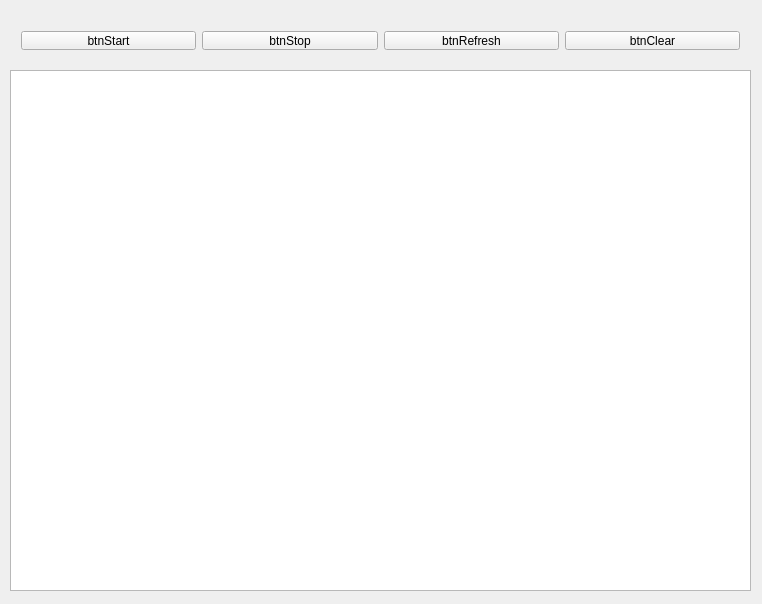
<?xml version="1.0" encoding="UTF-8"?>
<ui version="4.0">
 <class>ProcMonWindowClass</class>
 <widget class="QWidget" name="ProcMonWindowClass">
  <property name="geometry">
   <rect>
    <x>0</x>
    <y>0</y>
    <width>762</width>
    <height>604</height>
   </rect>
  </property>
  <property name="windowTitle">
   <string>ProcMonWindow</string>
  </property>
  <widget class="QTableView" name="ProcMon_TableView">
   <property name="geometry">
    <rect>
     <x>10</x>
     <y>70</y>
     <width>741</width>
     <height>521</height>
    </rect>
   </property>
   <property name="minimumSize">
    <size>
     <width>741</width>
     <height>521</height>
    </size>
   </property>
   <property name="maximumSize">
    <size>
     <width>741</width>
     <height>521</height>
    </size>
   </property>
  </widget>
  <widget class="QWidget" name="layoutWidget">
   <property name="geometry">
    <rect>
     <x>10</x>
     <y>20</y>
     <width>741</width>
     <height>41</height>
    </rect>
   </property>
   <layout class="QHBoxLayout" name="horizontalLayout">
    <item>
     <widget class="QPushButton" name="btnStart">
      <property name="text">
       <string>btnStart</string>
      </property>
     </widget>
    </item>
    <item>
     <widget class="QPushButton" name="btnStop">
      <property name="text">
       <string>btnStop</string>
      </property>
     </widget>
    </item>
    <item>
     <widget class="QPushButton" name="btnRefresh">
      <property name="text">
       <string>btnRefresh</string>
      </property>
     </widget>
    </item>
    <item>
     <widget class="QPushButton" name="btnClear">
      <property name="text">
       <string>btnClear</string>
      </property>
     </widget>
    </item>
   </layout>
  </widget>
 </widget>
 <layoutdefault spacing="6" margin="11"/>
 <resources/>
 <connections/>
</ui>
